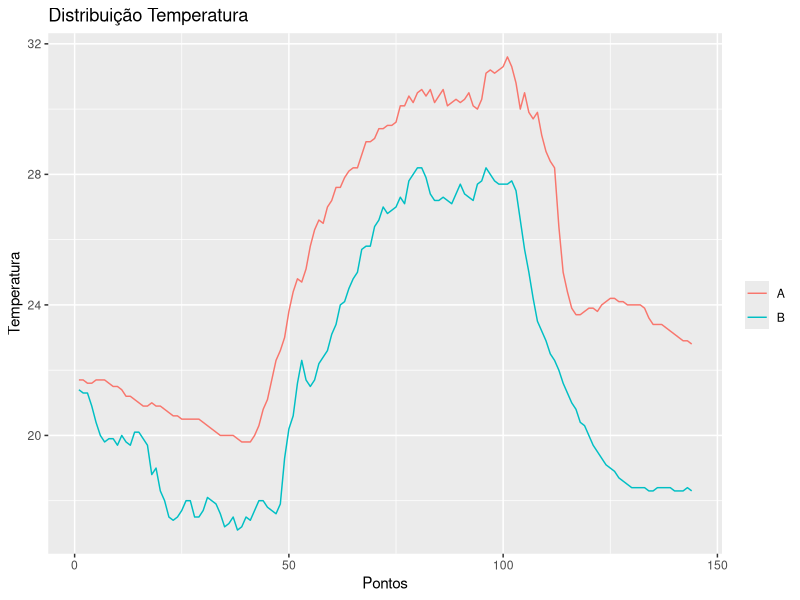
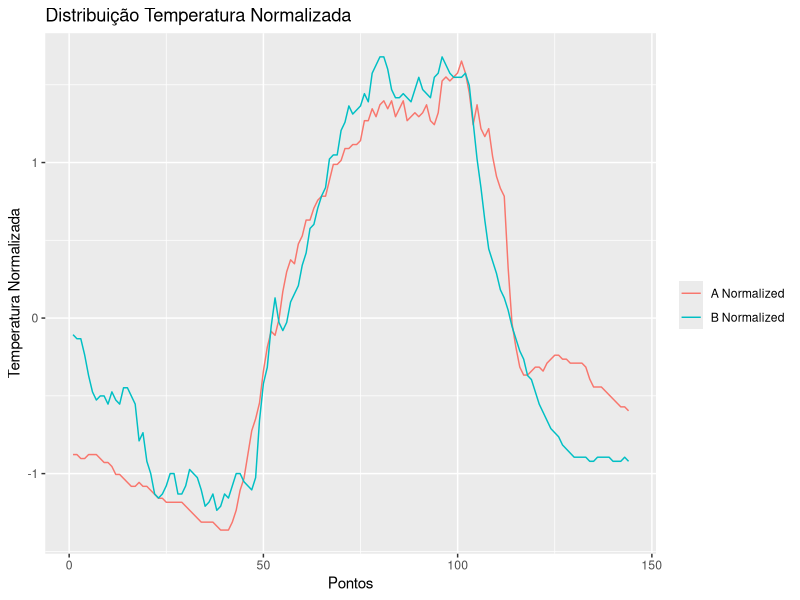
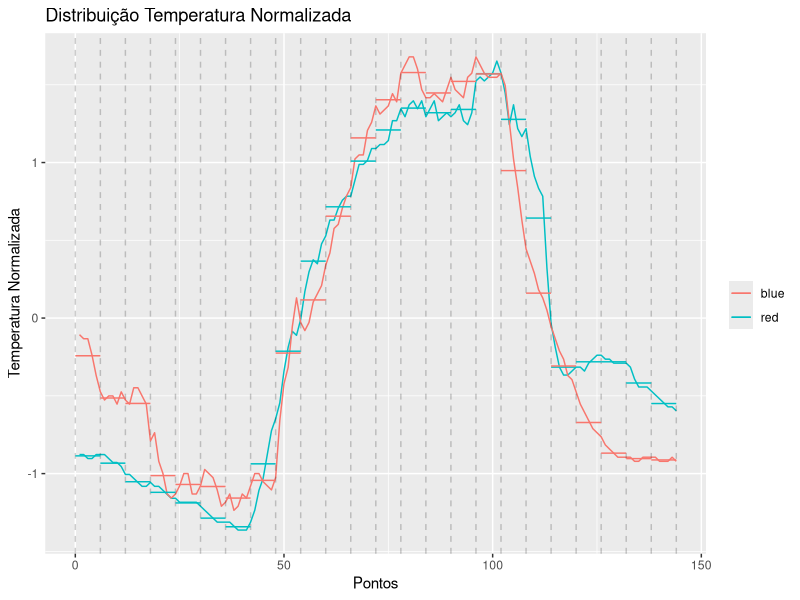
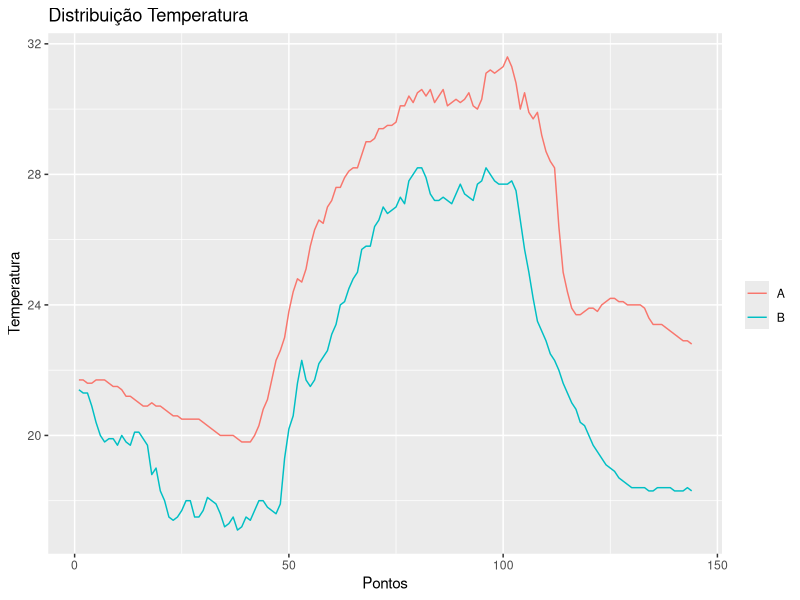
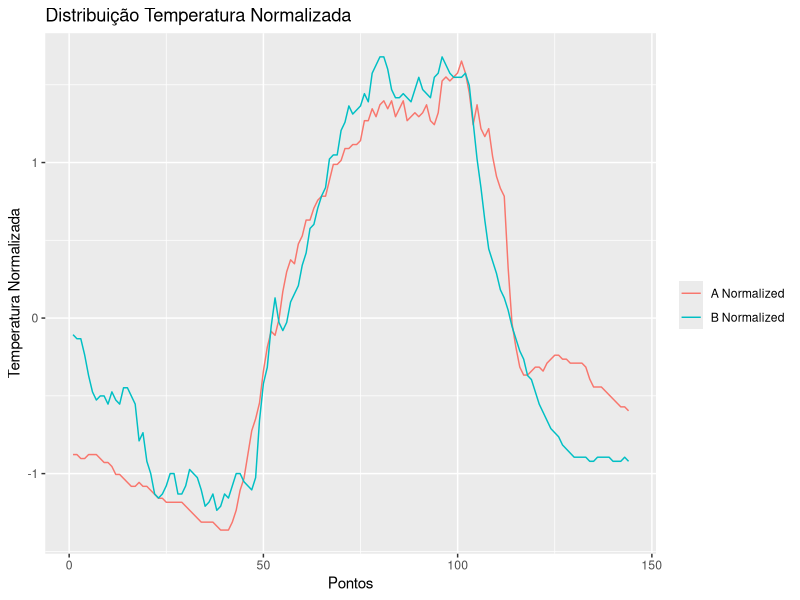
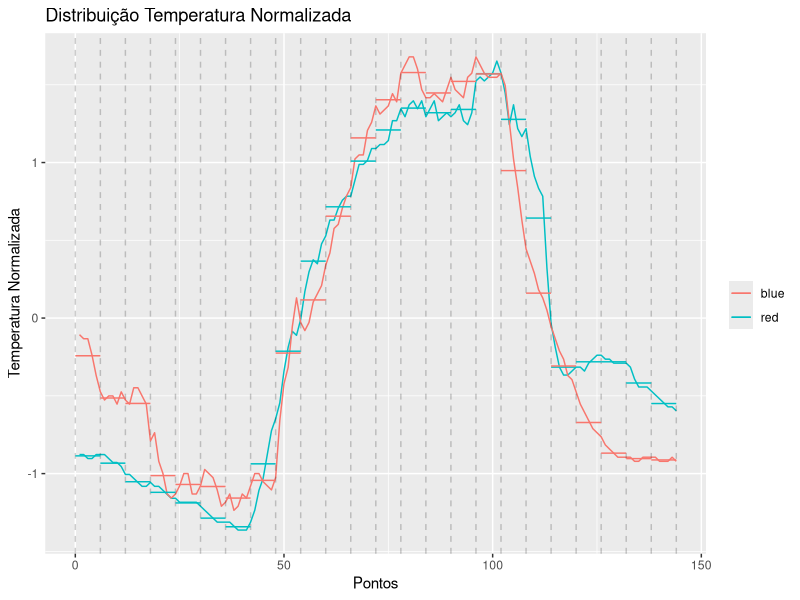
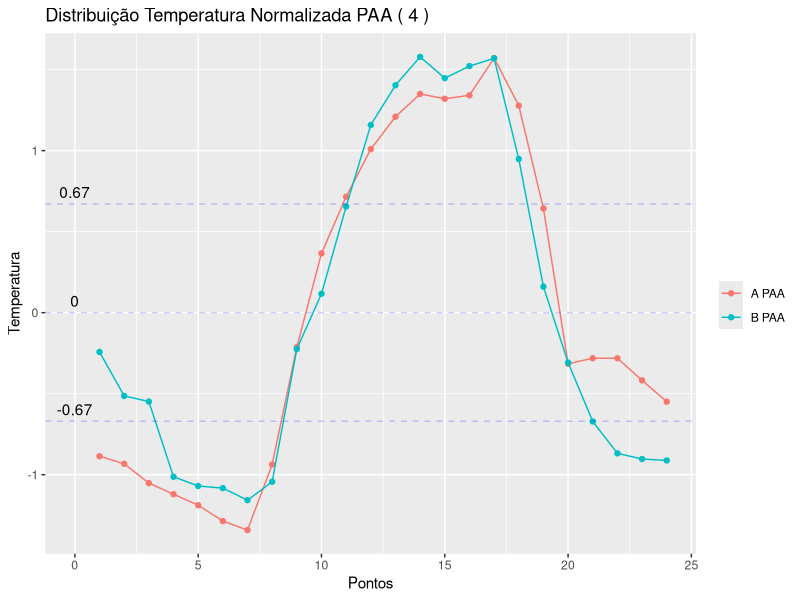
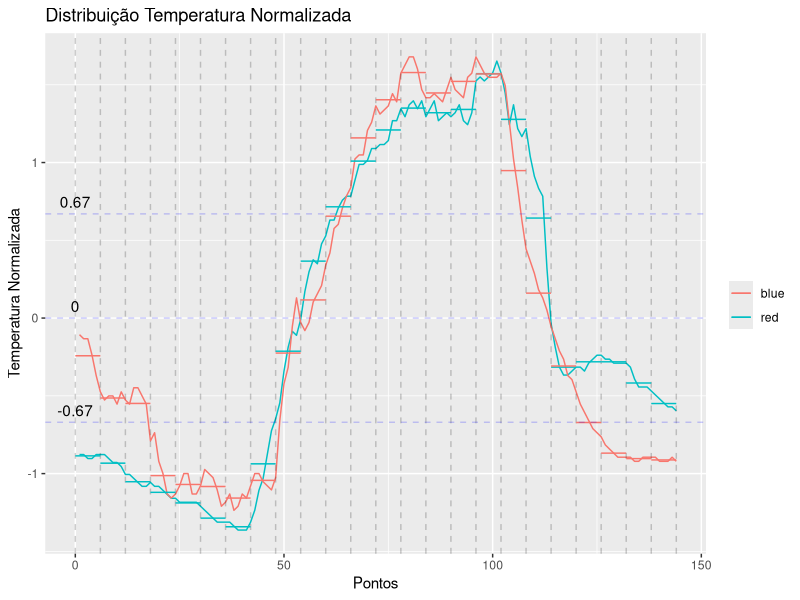

Reproduce these figures in R, in order.
library(ggplot2)

vocab <- list("3"=c(-0.43,0.43), 
              "4"=c(-0.67,0,0.67), 
              "5"=c(-0.84, -0.25, 0.25, 0.84), 
              "6"=c(-0.97,-0.43,0,0.43,0.97), 
              "7"=c(-1.07,-0.57, -0.18, 0.18, 0.57, 1.07))

alpha <- function(values, vocab_size) {
  res <- c()
  for (v in values) {
    count <- 1
    for (i in vocab[[vocab_size]]) {
      if (v <= i) {
        res <- c(res, count)
        break
      }
      count <- count + 1
    }
    if (count == length(vocab[[vocab_size]])+1) {
      res <- c(res, count)
    }
  }
  res
}

paa <- function (values, size) {
  
  res <- c()
  for (i in c(seq(from =1, to= length(values), by = size))) {
    res <- c(res, mean(values[i:(i+size-1)]))
  }
  res
}

normalize <- function (values) {
  (values - mean(values))/sd(values)
}

mindist <- function (v1, v2, vocab_size, n, w) {
  
  res <- c()
  for (i in c(1:length(v1))) {
    if (abs(v1[i]-v2[i]) > 1) {
      res <- c(res, (vocab[[vocab_size]][(max(v1[i],v2[i])-1)] - vocab[[vocab_size]][(min(v1[i],v2[i]))]))
      print(vocab[[vocab_size]][(max(v1[i],v2[i])-1)])
      print(vocab[[vocab_size]][(min(v1[i],v2[i]))])
    }
    else {
      res <- c(res,0)
    }
  }
  sqrt(n/w) * sqrt(sum(res^2))
}

# main 
A <-  c(  21.7, 21.7, 21.6, 21.6, 21.7, 21.7, 21.7, 21.6, 21.5, 21.5, 21.4, 21.2, 21.2, 21.1, 21.0, 20.9, 20.9, 21.0, 20.9, 20.9, 20.8, 20.7, 20.6, 20.6, 20.5, 20.5, 20.5, 20.5, 20.5, 20.4, 20.3, 20.2, 20.1, 20.0, 20.0, 20.0, 20.0, 19.9, 19.8, 19.8, 19.8, 20.0, 20.3, 20.8, 21.1, 21.7, 22.3, 22.6, 23.0, 23.8, 24.4, 24.8, 24.7, 25.1, 25.8, 26.3, 26.6, 26.5, 27.0, 27.2, 27.6, 27.6, 27.9, 28.1, 28.2, 28.2, 28.6, 29.0, 29.0, 29.1, 29.4, 29.4, 29.5, 29.5, 29.6, 30.1, 30.1, 30.4, 30.2, 30.5, 30.6, 30.4, 30.6, 30.2, 30.4, 30.6, 30.1, 30.2, 30.3, 30.2, 30.3, 30.5, 30.1, 30.0, 30.3, 31.1, 31.2, 31.1, 31.2, 31.3, 31.6, 31.3, 30.8, 30.0, 30.5, 29.9, 29.7, 29.9, 29.2, 28.7, 28.4, 28.2, 26.4, 25.0, 24.4, 23.9, 23.7, 23.7, 23.8, 23.9, 23.9, 23.8, 24.0, 24.1, 24.2, 24.2, 24.1, 24.1, 24.0, 24.0, 24.0, 24.0, 23.9, 23.6, 23.4, 23.4, 23.4, 23.3, 23.2, 23.1, 23.0, 22.9, 22.9, 22.8  )
B <- c( 21.4, 21.3, 21.3, 20.9, 20.4, 20.0, 19.8, 19.9, 19.9, 19.7, 20.0, 19.8, 19.7, 20.1, 20.1, 19.9, 19.7, 18.8, 19.0, 18.3, 18.0, 17.5, 17.4, 17.5, 17.7, 18.0, 18.0, 17.5, 17.5, 17.7, 18.1, 18.0, 17.9, 17.6, 17.2, 17.3, 17.5, 17.1, 17.2, 17.5, 17.4, 17.7, 18.0, 18.0, 17.8, 17.7, 17.6, 17.9, 19.3, 20.2, 20.6, 21.6, 22.3, 21.7, 21.5, 21.7, 22.2, 22.4, 22.6, 23.1, 23.4, 24.0, 24.1, 24.5, 24.8, 25.0, 25.7, 25.8, 25.8, 26.4, 26.6, 27.0, 26.8, 26.9, 27.0, 27.3, 27.1, 27.8, 28.0, 28.2, 28.2, 27.9, 27.4, 27.2, 27.2, 27.3, 27.2, 27.1, 27.4, 27.7, 27.4, 27.3, 27.2, 27.7, 27.8, 28.2, 28.0, 27.8, 27.7, 27.7, 27.7, 27.8, 27.5, 26.6, 25.7, 25.0, 24.2, 23.5, 23.2, 22.9, 22.5, 22.3, 22.0, 21.6, 21.3, 21.0, 20.8, 20.4, 20.3, 20.0, 19.7, 19.5, 19.3, 19.1, 19.0, 18.9, 18.7, 18.6, 18.5, 18.4, 18.4, 18.4, 18.4, 18.3, 18.3, 18.4, 18.4, 18.4, 18.4, 18.3, 18.3, 18.3, 18.4, 18.3  )

data <- data.frame(point = 1:length(A), A = A, B = B)

ggplot(data = data) + 
  geom_line(aes(x = point, y = A, colour='A'))+ 
  geom_line(aes(x = point, y = B, colour='B'))+ 
  labs(title="Distribuição Temperatura",y="Temperatura", x = "Pontos", colour="")  
ggsave("Normal.png")

data$A_norm <- normalize(A)
data$B_norm <- normalize(B)

ggplot(data = data) + 
  geom_line(aes(x = point, y = A_norm, colour='A Normalized')) + 
  geom_line(aes(x = point, y = B_norm, colour='B Normalized')) + 
  labs(title="Distribuição Temperatura Normalizada",y="Temperatura Normalizada", x = "Pontos", colour="") 
ggsave("Normalizada.png")

n <- length(A)
w <- 6

nw <- n/w

A_paa <- paa(data$A_norm, w)
B_paa <- paa(data$B_norm, w)

s <- seq(from=0, to=n, by = w)

dd <- data.frame(x=s[1:24], xend=s[2:25], y_a=A_paa, yend_a=A_paa, y_b=B_paa, yend_b=B_paa)

ggplot(data = data) + 
  geom_line(aes(x = point, y = A_norm, colour='red')) + 
  geom_line(aes(x = point, y = B_norm, colour='blue')) + 
  labs(title="Distribuição Temperatura Normalizada",y="Temperatura Normalizada", x = "Pontos", colour="") +
  geom_vline(xintercept = seq(from=0, to=n, by = w), linetype = 'dashed', alpha=0.2) +
  geom_segment(data = dd, aes(x=x, xend=xend, y=y_a,yend=yend_a, colour='red')) +
  geom_segment(data = dd, aes(x=x, xend=xend, y=y_b,yend=yend_b, colour='blue'))
ggsave("PAA.png")

data_paa <- data.frame(point = 1:length(A_paa), A_paa = A_paa, B_paa = B_paa)

for (vocab_size in c('4', '5', '6', '7')) {
  ggplot(data = data_paa) + 
    geom_line(aes(x = point, y = A_paa, colour='A PAA'))+geom_point(aes(x = point, y = A_paa, colour='A PAA')) + 
    geom_line(aes(x = point, y = B_paa, colour='B PAA')) + geom_point(aes(x = point, y = B_paa, colour='B PAA')) + 
    geom_hline(yintercept = vocab[[vocab_size]], linetype="dashed", color = "blue", alpha=0.2) + 
    annotate(geom="text", label=vocab[[vocab_size]], x=0, y=vocab[[vocab_size]], vjust=-0.5) + 
    labs(title=paste("Distribuição Temperatura Normalizada PAA (",vocab_size,")"),y="Temperatura", x = "Pontos", colour="")
  ggsave(paste(vocab_size,"_myplot.png"))
  
  ggplot(data = data) + 
    geom_line(aes(x = point, y = A_norm, colour='red')) + 
    geom_line(aes(x = point, y = B_norm, colour='blue')) + 
    labs(title="Distribuição Temperatura Normalizada",y="Temperatura Normalizada", x = "Pontos", colour="") +
    geom_vline(xintercept = seq(from=0, to=n, by = w), linetype = 'dashed', alpha=0.2) +
    geom_segment(data = dd, aes(x=x, xend=xend, y=y_a,yend=yend_a, colour='red')) +
    geom_segment(data = dd, aes(x=x, xend=xend, y=y_b,yend=yend_b, colour='blue')) +
    geom_hline(yintercept = vocab[[vocab_size]], linetype="dashed", color = "blue", alpha=0.2) + 
    annotate(geom="text", label=vocab[[vocab_size]], x=0, y=vocab[[vocab_size]], vjust=-0.5)
  ggsave(paste(vocab_size,"_paa.png"))
  
  A_vocab <- alpha(A_paa, vocab_size)
  B_vocab <- alpha(B_paa, vocab_size)
  print(A_vocab)
  print(B_vocab)
  
  print(mindist(A_vocab, B_vocab, vocab_size, n, w))
}
